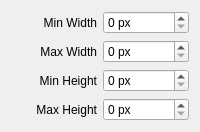
                  <widget class="QWidget" name="tabWidgetPage1_4">
                   <attribute name="title">
                    <string>Size</string>
                   </attribute>
                   <layout class="QGridLayout" name="gridLayout_64">
                    <item row="1" column="1">
                     <widget class="QSpinBox" name="cb_max_width_sb">
                      <property name="suffix">
                       <string> px</string>
                      </property>
                      <property name="maximum">
                       <number>500</number>
                      </property>
                     </widget>
                    </item>
                    <item row="0" column="1">
                     <widget class="QSpinBox" name="cb_min_width_sb">
                      <property name="suffix">
                       <string> px</string>
                      </property>
                      <property name="maximum">
                       <number>500</number>
                      </property>
                     </widget>
                    </item>
                    <item row="2" column="0">
                     <widget class="QLabel" name="label_94">
                      <property name="text">
                       <string>Min Height</string>
                      </property>
                      <property name="alignment">
                       <set>Qt::AlignRight|Qt::AlignTrailing|Qt::AlignVCenter</set>
                      </property>
                     </widget>
                    </item>
                    <item row="0" column="0">
                     <widget class="QLabel" name="label_95">
                      <property name="text">
                       <string>Min Width</string>
                      </property>
                      <property name="alignment">
                       <set>Qt::AlignRight|Qt::AlignTrailing|Qt::AlignVCenter</set>
                      </property>
                     </widget>
                    </item>
                    <item row="5" column="0">
                     <widget class="QLabel" name="label_96">
                      <property name="text">
                       <string>Max Height</string>
                      </property>
                      <property name="alignment">
                       <set>Qt::AlignRight|Qt::AlignTrailing|Qt::AlignVCenter</set>
                      </property>
                     </widget>
                    </item>
                    <item row="2" column="1">
                     <widget class="QSpinBox" name="cb_min_height_sb">
                      <property name="suffix">
                       <string> px</string>
                      </property>
                      <property name="maximum">
                       <number>500</number>
                      </property>
                     </widget>
                    </item>
                    <item row="5" column="1">
                     <widget class="QSpinBox" name="cb_max_height_sb">
                      <property name="suffix">
                       <string> px</string>
                      </property>
                      <property name="maximum">
                       <number>500</number>
                      </property>
                     </widget>
                    </item>
                    <item row="1" column="0">
                     <widget class="QLabel" name="label_97">
                      <property name="text">
                       <string>Max Width</string>
                      </property>
                      <property name="alignment">
                       <set>Qt::AlignRight|Qt::AlignTrailing|Qt::AlignVCenter</set>
                      </property>
                     </widget>
                    </item>
                   </layout>
                  </widget>
